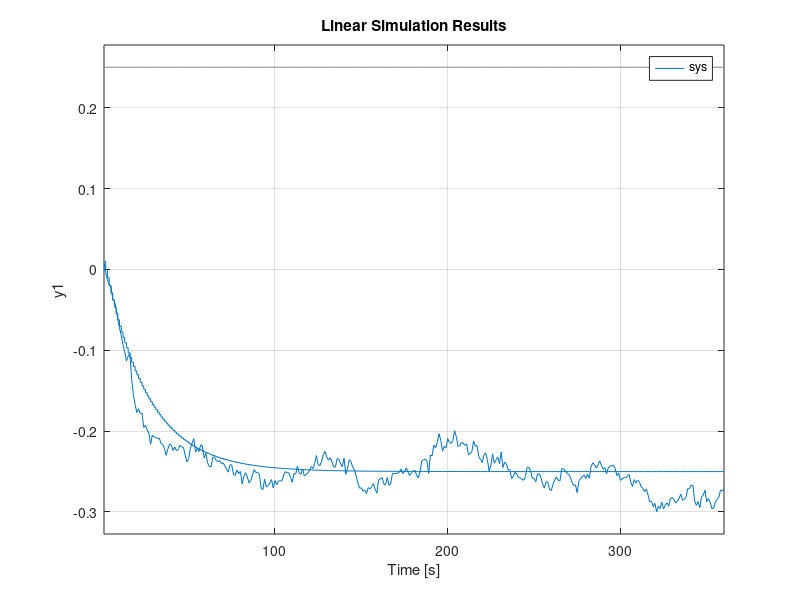

Reproduce this figure in MATLAB.
close all

% Inital values
c1 =  0.04;
c2 = -0.04;
c3 =  0.08;
c4 = -0.08;

z1 = 3.00;
% p1 = 2.7 or 2.5
p2 = 1.50;
p3 = 1.75;

% h1 = z1-p1;
% h2 = z2-p2;
% h3 = z3-p3;

mu = 0;
sigma_d = 0.00500;
sigma_w = 0.00375;

d2 = normrnd(mu, sigma_d);
d3 = normrnd(mu, sigma_d);
w3 = normrnd(mu, sigma_w);


% Set up the state space matricies
F = [ 0 1 0; 0 c2+1 0; c3 0 1+c4];
U = [0;c2;0];
V = [0;d2;d3];
H = [0 1 0];
W = w3;

tfinal = 6*60;

% Input signal for the gate
u = 0.25 * ones(1,tfinal);

% Inital conditions
h = [0.25; 0.01; 0.01];

h3 = zeros(1,tfinal);

for t = 1:1:tfinal
   
    h_next = F*h + U*u(t) + V;
    h3(t) = H*h_next + W;
    
    
    d2 = normrnd(mu, sigma_d);
    d3 = normrnd(mu, sigma_d);
    w3 = normrnd(mu, sigma_w);
    V = [0;d2;d3];
    W = w3;
    h = h_next;
end

plot(1:tfinal,h3)
hold on

sys = ss(F,U,H,W,[]);

tfinal = 6*60;
T = [1:1:tfinal];
% U = ones(size(T));


lsim(sys,u,T,[0.25; 0.01; 0.01]);
hold off

    


